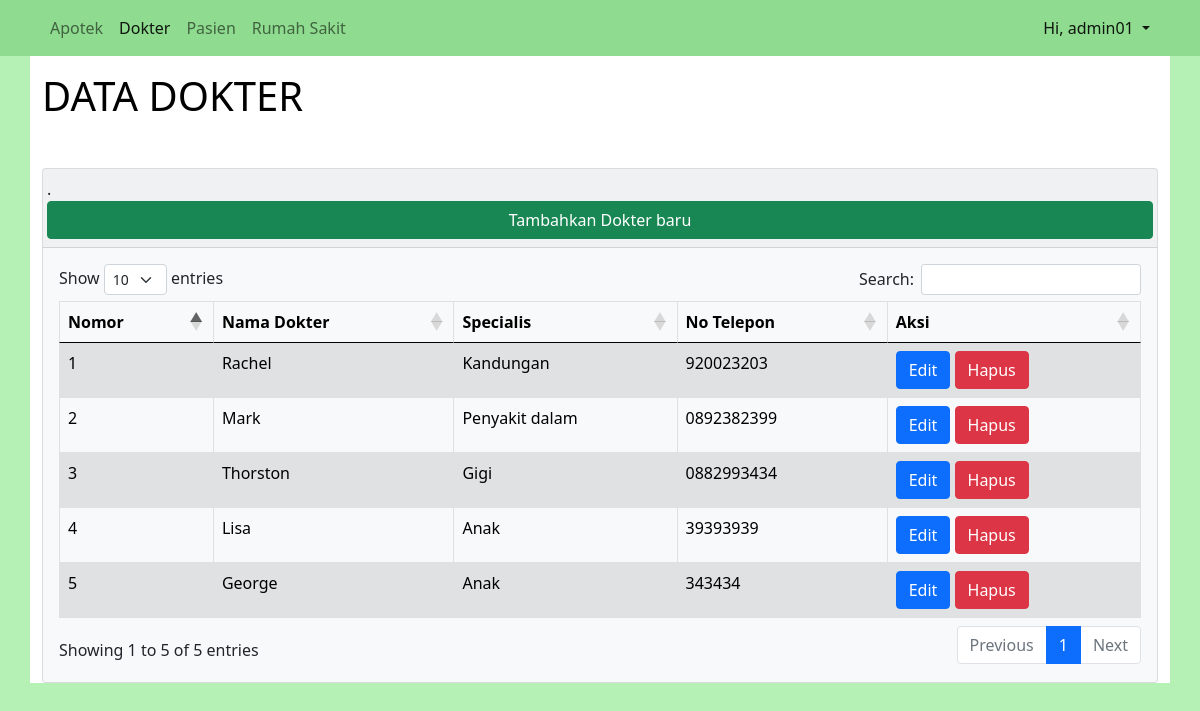
/views/admins/adminDokter.php (signed in), run on the app's committed database.
### tables this page shows
CREATE TABLE `list_dokter` (
  `id_dokter` bigint(20) NOT NULL,
  `nama_dokter` varchar(50) NOT NULL,
  `spesialis` varchar(30) NOT NULL,
  `no_telepon` varchar(25) NOT NULL,
  `id_akun_dok` bigint(20) DEFAULT NULL
);

### controllers/select_data.php (called while the page is built, shortened)
<?php
require_once 'db_connnect.php';
function view_data($query){
    global $conn;
    $statementt = mysqli_prepare($conn, $query);
    mysqli_stmt_execute($statementt);
    $rows = [];
    $res = mysqli_stmt_get_result($statementt);
    while ($row = mysqli_fetch_assoc($res)) {
        $rows[] = $row;
    }
    return $rows;
}

### views/admins/adminDokter.php (the view, shortened to what this page needs)
<?php
require '../../controllers/select_data.php';
$result = view_data("SELECT * FROM list_dokter");
?>
<!doctype html>
<html lang="en">
<head>
    <link href="https://cdn.jsdelivr.net/npm/bootstrap@5.0.0-beta3/dist/css/bootstrap.min.css" rel="stylesheet">
    <link rel="stylesheet" href="https://cdn.jsdelivr.net/npm/bootstrap@5.0.0-beta1/dist/css/bootstrap.min.css">
    <link rel="stylesheet" href="https://cdn.datatables.net/1.10.24/css/dataTables.bootstrap5.min.css">
</head>
<body style="background-color: rgb(181, 240, 181);">
    <nav class="navbar navbar-expand-lg navbar-light fixed-top" style="background-color: rgb(143, 219, 143);">
        <div class="container">
            <div class="collapse navbar-collapse" id="navbarSupportedContent">
                <ul class="navbar-nav me-auto mb-2 mb-lg-0">
                    <li class="nav-item">
                        <a class="nav-link" href="adminApotek.php">Apotek</a>
                    </li>
                    <li class="nav-item">
                        <a class="nav-link active" aria-current="page" href="">Dokter</a>
                    </li>
                    <li class="nav-item">
                        <a class="nav-link" href="adminPengguna.php">Pasien</a>
                    </li>
                    <li class="nav-item">
                        <a class="nav-link" href="adminRumahSakit.php">Rumah Sakit</a>
                    </li>
                </ul>
                <ul class="navbar-nav d-flex">
                    <li class="nav-item dropdown">
                        <a class="nav-link dropdown-toggle active" href="#" id="navbarDropdown" role="button" data-bs-toggle="dropdown" aria-expanded="false">
                            Hi, <?= $_SESSION['log_uname'] ?>
                        </a>
                    </li>
                </ul>
            </div>
        </div>
    </nav>
    <div class="container pt-5" style="background-color: white;">
        <br>
        <a href="" style="text-decoration:none; color:black;">
            <h1>DATA DOKTER</h1>
        </a>
        <div class="card text-dark bg-light my-5" style="max-width: 100%;">
            <div class="card-header">
                <div class="row justify-content-between ml-2 mr-2">.
                    <a class="btn btn-success" href="tambahDokter.html">
                        Tambahkan Dokter baru
                    </a>
                </div>
            </div>
            <div class="card-body">
                <table id="table_dr" class="table table-hover table-striped table-bordered table-light" style="width:100%">
                    <thead>
                        <tr>
                            <th scope="col">Nomor</th>
                            <th scope="col">Nama Dokter</th>
                            <th scope="col">Specialis</th>
                            <th scope="col">No Telepon</th>
                            <th scope="col">Aksi</th>
                        </tr>
                    </thead>
                    <tbody>
                        <?php
                        $no_dr = 1;
                        foreach ($result as $item) { ?>
                            <tr>
                                <td><?php echo $no_dr ?></td>
                                <td><?php echo $item['nama_dokter'] ?></td>
                                <td><?php echo $item['spesialis'] ?></td>
                                <td><?php echo $item['no_telepon'] ?></td>
                                <td>
                                    <a href="editDokter.php?id_dok=<?= $item['id_dokter'] ?>" type="button" class="btn btn-primary">Edit</a>
                                    <a href="../../controllers/del_data.php?delp=<?= $item['id_dokter'] ?>" class="btn btn-danger align-items-center justify-content-center" role="button">Hapus</a>
                                </td>
                            </tr>
                        <?php $no_dr += 1;
                        } ?>
                    </tbody>
                </table>
            </div>
        </div>
    </div>
</body>
</html>

### data on the page
list_dokter: nama_dokter "Rachel", spesialis "Kandungan", no_telepon "920023203"
list_dokter: nama_dokter "Mark", spesialis "Penyakit dalam", no_telepon "0892382399"
list_dokter: nama_dokter "Thorston", spesialis "Gigi", no_telepon "0882993434"
list_dokter: nama_dokter "Lisa", spesialis "Anak", no_telepon "39393939"
list_dokter: nama_dokter "George", spesialis "Anak", no_telepon "343434"

### other printed values
$_SESSION['log_uname'] "admin01"
